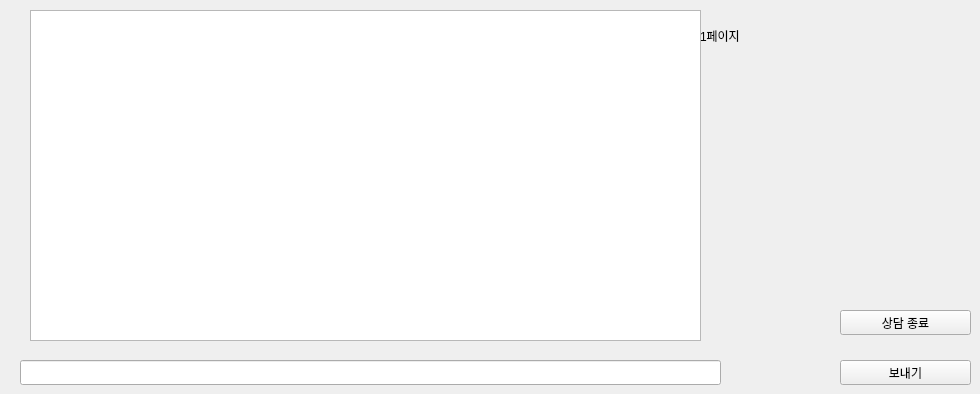
      <widget class="QWidget" name="page_14">
       <widget class="QTextBrowser" name="text_t_counsel">
        <property name="geometry">
         <rect>
          <x>30</x>
          <y>10</y>
          <width>671</width>
          <height>331</height>
         </rect>
        </property>
       </widget>
       <widget class="QLabel" name="label_42">
        <property name="geometry">
         <rect>
          <x>700</x>
          <y>20</y>
          <width>51</width>
          <height>31</height>
         </rect>
        </property>
        <property name="text">
         <string>1페이지</string>
        </property>
       </widget>
       <widget class="QLineEdit" name="line_t_snd">
        <property name="geometry">
         <rect>
          <x>20</x>
          <y>360</y>
          <width>701</width>
          <height>25</height>
         </rect>
        </property>
       </widget>
       <widget class="QPushButton" name="btn_t_snd">
        <property name="geometry">
         <rect>
          <x>840</x>
          <y>360</y>
          <width>131</width>
          <height>25</height>
         </rect>
        </property>
        <property name="text">
         <string>보내기</string>
        </property>
       </widget>
       <widget class="QPushButton" name="btn_t_end">
        <property name="geometry">
         <rect>
          <x>840</x>
          <y>310</y>
          <width>131</width>
          <height>25</height>
         </rect>
        </property>
        <property name="text">
         <string>상담 종료</string>
        </property>
       </widget>
      </widget>
